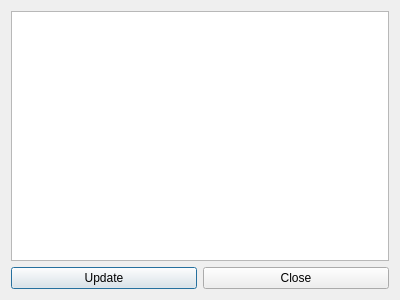
<?xml version="1.0" encoding="UTF-8"?>
<ui version="4.0">
 <class>TorLog</class>
 <widget class="QDialog" name="TorLog">
  <property name="geometry">
   <rect>
    <x>0</x>
    <y>0</y>
    <width>400</width>
    <height>300</height>
   </rect>
  </property>
  <property name="windowTitle">
   <string>Dialog</string>
  </property>
  <layout class="QVBoxLayout" name="verticalLayout">
   <item>
    <widget class="QPlainTextEdit" name="plainTextEdit">
     <property name="readOnly">
      <bool>true</bool>
     </property>
    </widget>
   </item>
   <item>
    <layout class="QHBoxLayout" name="horizontalLayout">
     <item>
      <widget class="QPushButton" name="updateButton">
       <property name="text">
        <string>Update</string>
       </property>
      </widget>
     </item>
     <item>
      <widget class="QPushButton" name="closeButton">
       <property name="text">
        <string>Close</string>
       </property>
      </widget>
     </item>
    </layout>
   </item>
  </layout>
 </widget>
 <resources/>
 <connections/>
</ui>
